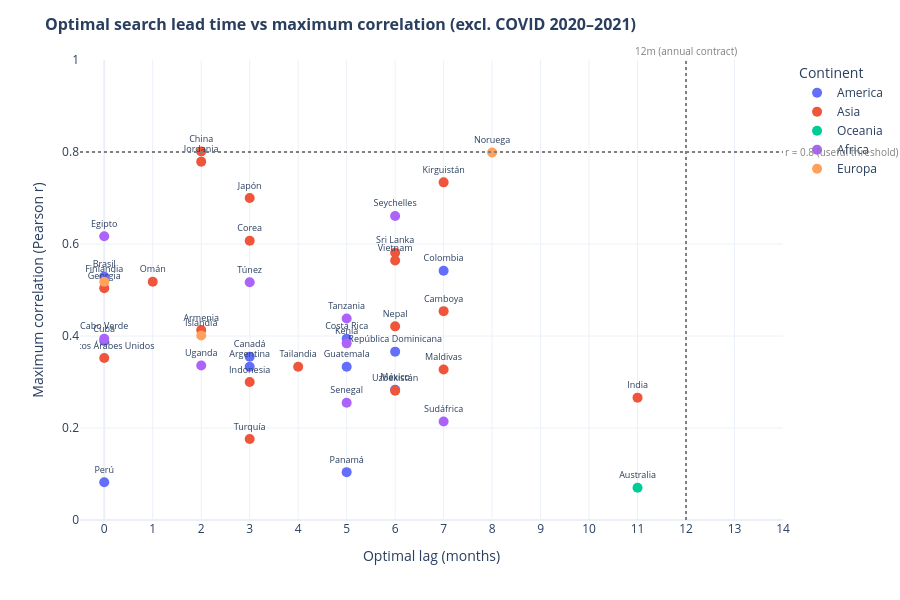

Write notebook code for a chart like this one.
### Code cell
# Scatter: lag òptim vs correlació màxima (excl. COVID 2020-2021)

df_no_covid = df_commercial_no_usa[
    ~df_commercial_no_usa["year"].between(2020, 2021)
]

lags_scatter = compute_destination_lags(df_no_covid, "monthly_searches", max_lag=11)

# Lag òptim i correlació màxima per destinació
scatter_df = (
    lags_scatter
    .dropna(subset=["correlation"])
    .sort_values("correlation", ascending=False)
    .groupby("destination")
    .first()
    .reset_index()
    [["destination", "lag", "correlation"]]
    .rename(columns={"lag": "optimal_lag", "correlation": "max_corr"})
)

scatter_df = scatter_df.merge(
    df_commercial_no_usa.groupby("destination")["continent"].first(),
    on="destination"
)


fig = px.scatter(
    scatter_df,
    x="optimal_lag",
    y="max_corr",
    color="continent",
    text="destination",
    hover_data={"optimal_lag": True, "max_corr": ":.3f", "continent": True},
    title="<b>Optimal search lead time vs maximum correlation (excl. COVID 2020–2021)</b>",
    labels={
        "optimal_lag": "Optimal lag (months)",
        "max_corr": "Maximum correlation (Pearson r)",
        "continent": "Continent",
    },
    template="plotly_white",
)

fig.update_traces(
    textposition="top center",
    textfont=dict(size=9),
    marker=dict(size=10),
)

fig.update_layout(
    height=600,
    title_font_size=16,
    xaxis=dict(dtick=1, range=[-0.5, 14]),
    yaxis=dict(range=[0, 1]),
    margin=dict(t=60),
)


fig.add_hline(
    y=0.8,
    line_dash="dot",
    line_color="gray",
    annotation_text="r = 0.8 (useful threshold)",
    annotation_position="right",
    annotation_font=dict(size=10, color="gray"),
)


fig.add_vline(
    x=12,
    line_dash="dot",
    line_color="gray",
    annotation_text="12m (annual contract)",
    annotation_position="top",
    annotation_font=dict(size=10, color="gray"),
)

fig.show()

### Figure 1 — Plotly figure (JSON) as saved in the notebook; plotly's stock layout.template omitted (floating-point values rounded to 4 significant figures)
{"data": [{"customdata": [["America"], ["America"], ["America"], ["America"], ["America"], ["America"], ["America"], ["America"], ["America"], ["America"], ["America"], ["America"]], "hovertemplate": "Continent=%{customdata[0]}<br>Optimal lag (months)=%{x}<br>Maximum correlation (Pearson r)=%{y:.3f}<br>destination=%{text}<extra></extra>", "legendgroup": "America", "marker": {"color": "#636efa", "size": 10, "symbol": "circle"}, "mode": "markers+text", "name": "America", "orientation": "v", "showlegend": true, "text": ["Argentina", "Brasil", "Canadá", "Chile", "Colombia", "Costa Rica", "Cuba", "Guatemala", "México", "Panamá", "Perú", "República Dominicana"], "textfont": {"size": 9}, "textposition": "top center", "type": "scatter", "x": [3, 0, 3, 10, 7, 5, 0, 5, 6, 5, 0, 6], "xaxis": "x", "y": [0.333, 0.529, 0.355, -0.11, 0.542, 0.394, 0.389, 0.333, 0.283, 0.104, 0.082, 0.366], "yaxis": "y"}, {"customdata": [["Asia"], ["Asia"], ["Asia"], ["Asia"], ["Asia"], ["Asia"], ["Asia"], ["Asia"], ["Asia"], ["Asia"], ["Asia"], ["Asia"], ["Asia"], ["Asia"], ["Asia"], ["Asia"], ["Asia"], ["Asia"], ["Asia"]], "hovertemplate": "Continent=%{customdata[0]}<br>Optimal lag (months)=%{x}<br>Maximum correlation (Pearson r)=%{y:.3f}<br>destination=%{text}<extra></extra>", "legendgroup": "Asia", "marker": {"color": "#EF553B", "size": 10, "symbol": "circle"}, "mode": "markers+text", "name": "Asia", "orientation": "v", "showlegend": true, "text": ["Armenia", "Camboya", "China", "Corea", "Emiratos Árabes Unidos", "Georgia", "India", "Indonesia", "Japón", "Jordania", "Kirguistán", "Maldivas", "Nepal", "Omán", "Sri Lanka", "Tailandia", "Turquía", "Uzbekistán", "Vietnam"], "textfont": {"size": 9}, "textposition": "top center", "type": "scatter", "x": [2, 7, 2, 3, 0, 0, 11, 3, 3, 2, 7, 7, 6, 1, 6, 4, 3, 6, 6], "xaxis": "x", "y": [0.413, 0.454, 0.801, 0.607, 0.352, 0.504, 0.266, 0.3, 0.7, 0.779, 0.734, 0.327, 0.421, 0.518, 0.581, 0.333, 0.176, 0.281, 0.564], "yaxis": "y"}, {"customdata": [["Oceania"]], "hovertemplate": "Continent=%{customdata[0]}<br>Optimal lag (months)=%{x}<br>Maximum correlation (Pearson r)=%{y:.3f}<br>destination=%{text}<extra></extra>", "legendgroup": "Oceania", "marker": {"color": "#00cc96", "size": 10, "symbol": "circle"}, "mode": "markers+text", "name": "Oceania", "orientation": "v", "showlegend": true, "text": ["Australia"], "textfont": {"size": 9}, "textposition": "top center", "type": "scatter", "x": [11], "xaxis": "x", "y": [0.07], "yaxis": "y"}, {"customdata": [["Africa"], ["Africa"], ["Africa"], ["Africa"], ["Africa"], ["Africa"], ["Africa"], ["Africa"], ["Africa"]], "hovertemplate": "Continent=%{customdata[0]}<br>Optimal lag (months)=%{x}<br>Maximum correlation (Pearson r)=%{y:.3f}<br>destination=%{text}<extra></extra>", "legendgroup": "Africa", "marker": {"color": "#ab63fa", "size": 10, "symbol": "circle"}, "mode": "markers+text", "name": "Africa", "orientation": "v", "showlegend": true, "text": ["Cabo Verde", "Egipto", "Kenia", "Senegal", "Seychelles", "Sudáfrica", "Tanzania", "Túnez", "Uganda"], "textfont": {"size": 9}, "textposition": "top center", "type": "scatter", "x": [0, 0, 5, 5, 6, 7, 5, 3, 2], "xaxis": "x", "y": [0.394, 0.617, 0.384, 0.255, 0.661, 0.214, 0.438, 0.517, 0.336], "yaxis": "y"}, {"customdata": [["Europa"], ["Europa"], ["Europa"]], "hovertemplate": "Continent=%{customdata[0]}<br>Optimal lag (months)=%{x}<br>Maximum correlation (Pearson r)=%{y:.3f}<br>destination=%{text}<extra></extra>", "legendgroup": "Europa", "marker": {"color": "#FFA15A", "size": 10, "symbol": "circle"}, "mode": "markers+text", "name": "Europa", "orientation": "v", "showlegend": true, "text": ["Finlandia", "Islandia", "Noruega"], "textfont": {"size": 9}, "textposition": "top center", "type": "scatter", "x": [0, 2, 8], "xaxis": "x", "y": [0.518, 0.401, 0.799], "yaxis": "y"}], "layout": {"annotations": [{"font": {"color": "gray", "size": 10}, "showarrow": false, "text": "r = 0.8 (useful threshold)", "x": 1, "xanchor": "left", "xref": "x domain", "y": 0.8, "yanchor": "middle", "yref": "y"}, {"font": {"color": "gray", "size": 10}, "showarrow": false, "text": "12m (annual contract)", "x": 12, "xanchor": "center", "xref": "x", "y": 1, "yanchor": "bottom", "yref": "y domain"}], "height": 600, "legend": {"title": {"text": "Continent"}, "tracegroupgap": 0}, "margin": {"t": 60}, "shapes": [{"line": {"color": "gray", "dash": "dot"}, "type": "line", "x0": 0, "x1": 1, "xref": "x domain", "y0": 0.8, "y1": 0.8, "yref": "y"}, {"line": {"color": "gray", "dash": "dot"}, "type": "line", "x0": 12, "x1": 12, "xref": "x", "y0": 0, "y1": 1, "yref": "y domain"}], "title": {"font": {"size": 16}, "text": "<b>Optimal search lead time vs maximum correlation (excl. COVID 2020–2021)</b>"}, "xaxis": {"anchor": "y", "domain": [0, 1], "dtick": 1, "range": [-0.5, 14], "title": {"text": "Optimal lag (months)"}}, "yaxis": {"anchor": "x", "domain": [0, 1], "range": [0, 1], "title": {"text": "Maximum correlation (Pearson r)"}}}}
